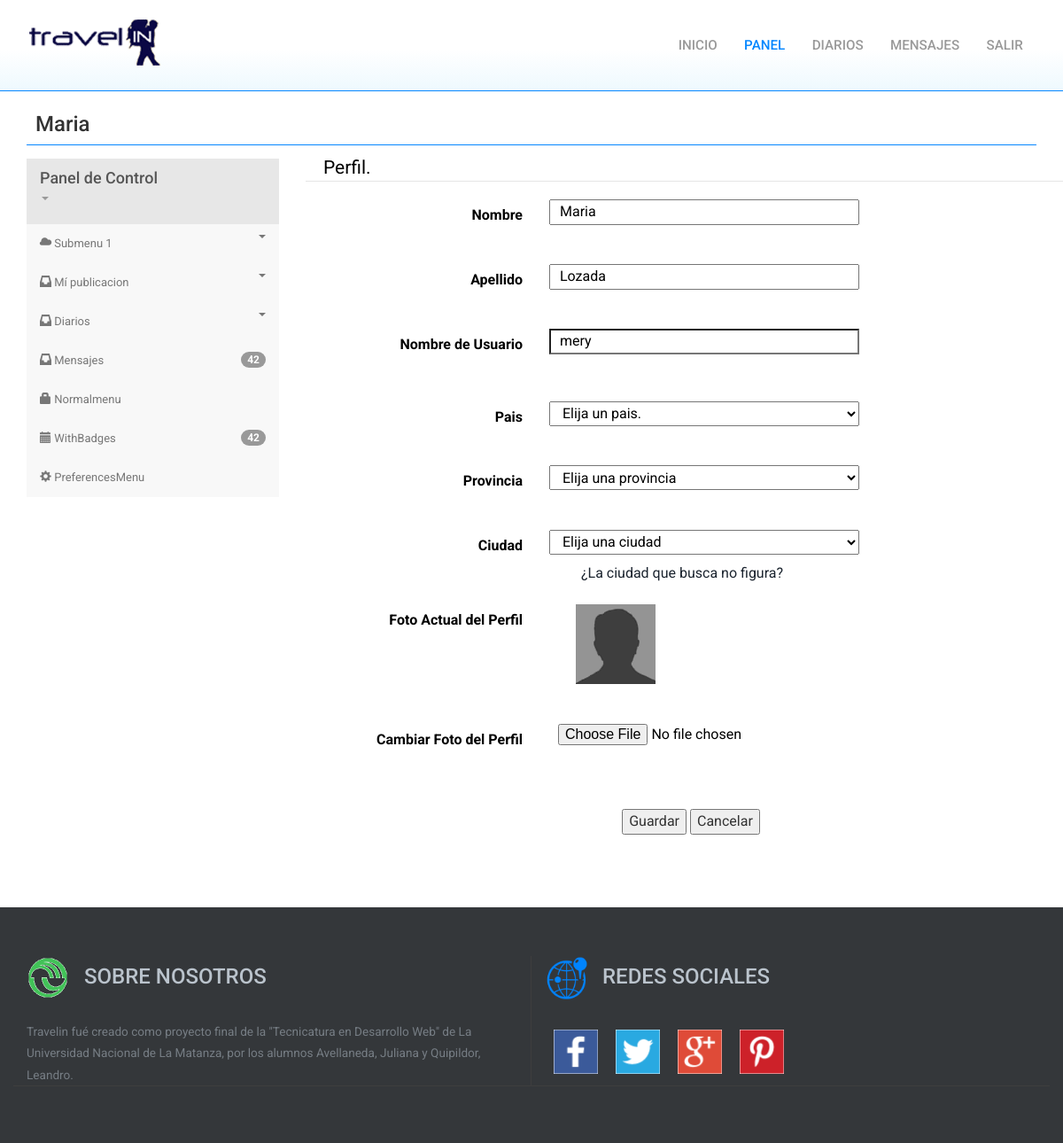
The page /perfilP.php (signed in) on the database its author committed.
### tables this page shows
CREATE TABLE IF NOT EXISTS `usuario` (
`idUsuario` int(11) NOT NULL,
  `nombre` varchar(40) NOT NULL,
  `apellido` varchar(40) DEFAULT NULL,
  `email` varchar(50) NOT NULL,
  `password` varchar(80) NOT NULL,
  `nick` varchar(15) DEFAULT NULL,
  `idCiudad` int(11) DEFAULT NULL,
  `nombreFotoPerfil` varchar(80) DEFAULT NULL
);

### coneccion.php (called while the page is built, shortened)
<?php
		class Conexion{
			var $host;
			var $usuario;
			var $contrasena;
			var $baseDatos;
			function Conexion(){
				$this->host="localhost";
				$this->usuario="root";
				$this->contrasena="";
				$this->baseDatos="travelin2";
			}
			function conectarse(){
				$enlace = mysqli_connect($this->host, $this->usuario, $this->contrasena, $this->baseDatos);
				return($enlace);
			}
		}
?>

### perfilP.php (the view, shortened to what this page needs)
<!DOCTYPE HTML>
<html>
<head>
	<?php
		include 'coneccion.php';
		$db = new Conexion();
		if (isset($_SESSION['idUsuario']))
		{
			$idUsuario = $_SESSION['idUsuario'];
			}
		$sqlPerfil0 = 'SELECT * FROM usuario WHERE idUsuario='.$idUsuario;
		if(!($consultaPerfil0 = mysqli_query($db->conectarse(), $sqlPerfil0)))
		{
			echo('Ocurrio un error ejecutando el query de busqueda del perfil [' . mysqli_error() . ']');
		}else
			{
				$RsPerfil0 = mysqli_fetch_assoc($consultaPerfil0);
				$ciudad = $RsPerfil0['idCiudad'];
			}
		if(($ciudad != 0) && ($ciudad != 'NULL') && ($ciudad != ''))
		{
			$sqlPerfil1 = 'SELECT PA.id idPais, PR.id idProvincia, C.id idCiudad FROM pais PA INNER JOIN provincia PR ON PA.id = PR.idPais INNER JOIN ciudad C ON PR.id = C.idProvincia
							WHERE C.id ='.$ciudad;
			if(!($consultaPerfil1 = mysqli_query($db->conectarse(), $sqlPerfil1)))
			{
				echo('Ocurrio un error ejecutando el query de busqueda de ubicación [' . mysqli_error() . ']');
			}else
				{
					$RsPerfil1 = mysqli_fetch_assoc($consultaPerfil1);
					$ciudadP = $ciudad;
					$provinciaP = $RsPerfil1['idProvincia'];
					$paisP = $RsPerfil1['idPais'];
				}
		}else
			{
				$ciudadP = 0;
				$provinciaP = 0;
				$paisP = 0;
			}
	?>
	<link href="css/bootstrap.css" rel='stylesheet' type='text/css' />
	<link href="css/style.css" rel='stylesheet' type='text/css' />
						<link href="css/owl.carousel.css" rel="stylesheet">
		<link rel="stylesheet" href="colorbox.css" />
	<link href="css/menuVertical1.css" rel='stylesheet' type='text/css' />
</head>
	<body>
    	<div class="header">
     		<div class="container">
		 		<div class="logo">
					<a href="index.php"><img src="imagenes/seven_1.png" class="img-responsive" alt="Travel In"/></a>
		 		</div>
            	<nav class="top-nav">
					<ul class="top-nav">
<?php
	if(!(isset($_SESSION['idUsuario'])))
	{
		echo '		<script language="javascript">
						window.location="login.php"
					</script>';
	}else {
			echo '	<li class="page-scroll"><a href="index.php" class="scroll_">Inicio <span> </span></a></li>
					<li class="active"><a href="panel.php" class="scroll_">Panel<span> </span></a></li>
					<li class="page-scroll"><a href="diarios.php" class="scroll_">Diarios<span> </span></a></li>
					<li class="page-scroll"><a href="mensajes.php" class="scroll_">Mensajes<span> </span></a></li>
					<li class="page-scroll"><a href="logout.php" class="scroll_">Salir<span> </span></a></li>';
			}
?>
					</ul>
				</nav>
            	<div class="clearfix"></div>
	  		</div>
   		</div>
		<div class="main">
			<div class="featurelist2" id="news">
	   			<div class="container">
	   				<div class="contTitulo1">
						<h3><?php echo $_SESSION['nick']; ?></h3>
					</div>
					<div class="lineaSeparadora"></div>
					<div class="contCuerpoConMenu">
						<div class="row affix-row">
							<div class="col-sm-3 col-md-3 affix-sidebar">
								<div class="sidebar-nav">
									<div class="navbar navbar-default" role="navigation">
										<div class="navbar-collapse collapse sidebar-navbar-collapse">
											<ul class="nav navbar-nav" id="sidenav01">
												<li class="active">
													<a href="#" data-toggle="collapse" data-target="#toggleDemo0" data-parent="#sidenav01" class="collapsed">
														<h4>
														Panel de Control
														<br>
														<small> <span class="caret"></span></small>
														</h4>
													</a>
												</li>
												<li>
													<a href="#" data-toggle="collapse" data-target="#toggleDemo" data-parent="#sidenav01" class="collapsed">
														<span class="glyphicon glyphicon-cloud"></span> Submenu 1 <span class="caret pull-right"></span>
													</a>
												</li>
												<li><a href="#" data-toggle="collapse" data-target="#toggleMiPublic" data-parent="#sidenav01" class="collapsed">
														<span class="glyphicon glyphicon-inbox"></span> Mí publicacion <span class="caret pull-right"></span>
													</a>
												</li>
												<li>
													<a href="#" data-toggle="collapse" data-target="#toggleDemo2" data-parent="#sidenav01" class="collapsed">
														<span class="glyphicon glyphicon-inbox"></span> Diarios <span class="caret pull-right"></span>
													</a>
												</li>
												<li>
													<a href="#" data-toggle="collapse" data-target="#toggleDemo3" data-parent="#sidenav01" class="collapsed">
														<span class="glyphicon glyphicon-inbox"></span> Mensajes <span class="badge pull-right">42</span>
													</a>
												</li>
												<li><a href="#"><span class="glyphicon glyphicon-lock"></span> Normalmenu</a></li>
												<li><a href="#"><span class="glyphicon glyphicon-calendar"></span> WithBadges <span class="badge pull-right">42</span></a></li>
												<li><a href=""><span class="glyphicon glyphicon-cog"></span> PreferencesMenu</a></li>
											</ul>
										</div>
									</div>
								</div>
							</div>
							<div class="col-sm-9 col-md-9 affix-content">
								<div class="container">
									<div>
										<div id="contFormPublicacion" class="contFormulario1">
						   					<div id="agrupFormPublicacion" name="agrupFormPublicacion" class="contAgrupForm_">
									            <form class="form-horizontal" action="perfilC.php" method="post" enctype="multipart/form-data">
													<fieldset>
										                <legend id="tituloForm">Perfil.</legend>
										                <div class="form-group sep2">
										                	<div class="labelIzqFormP">
																<label class="control-label labelFormP" for="nombreU">Nombre</label>
															</div>
															<div class="elementFormP">
																<input type="text" id="nombreU" name="nombreU" value="<?php echo($RsPerfil0['nombre']); ?>" >
															</div>
										                </div>
										                <br>
										                <div class="form-group sep2">
										                	<div class="labelIzqFormP">
																<label class="control-label labelFormP" for="apellidoU">Apellido</label>
															</div>
															<div class="elementFormP">
																<input type="text" id="apellidoU" name="apellidoU" value="<?php
																													if($RsPerfil0['apellido'] != 'NULL') {
																														echo $RsPerfil0['apellido'];
																													} ?>" >
															</div>
										                </div>
										                <br>
										                <div class="form-group sep2">
										                	<div class="labelIzqFormP">
																<label class="control-label labelFormP" for="nickU">Nombre de Usuario</label>
															</div>
															<div class="elementFormP">
																<input class="txtSugerido_" type="text" id="nickU" name="nickU" value="<?php echo $RsPerfil0['nick']; ?>" onkeyup="sugerirUs(this.value)" >
										                    	<div class="contImgNick" id="txtHint"></div>
															</div>
										                </div>
										                <br>
														<div class="form-group sep2">
															<div class="labelIzqFormP">
																<label class="control-label labelFormP" for="ddlPaisP">Pais</label>
															</div>
															<div class="elementFormP">
																<select id="ddlPaisP" name="ddlPaisP" class="form-control_">
																	<?php
																		echo '<option value="0" ';
																		if($paisP == 0 || $paisP == '')
																		{
																			echo 'selected';
																		}
																		echo '>Elija un pais.</option>';
																	?>
																</select>
																<br>
															</div>
														</div>
														<br>
														<div class="form-group sep2">
															<div class="labelIzqFormP">
																<label class="control-label labelFormP" for="ddlProvinciaP">Provincia</label>
															</div>
															<div class="elementFormP">
																<select id="ddlProvinciaP" name="ddlProvinciaP" class="form-control_">
																	<?php
																		echo '<option value="0" ';
																		if($provinciaP == 0 || $provinciaP == '')
																		{
																			echo 'selected';
																		}
																		echo '>Elija una provincia</option>';
																	?>
																</select>
																<br>
															</div>
														</div>
														<br>
										                <div class="form-group sep2">
															<div class="labelIzqFormP">
																<label class="control-label labelFormP" for="ddlCiudadP">Ciudad</label>
															</div>
															<div class="elementFormP">
																<select id="ddlCiudadP" name="ddlCiudadP" class="form-control_">
																<?php
																		echo '<option value="0" ';
																		if($ciudadP == 0 || $ciudadP == '')
																		{
																			echo 'selected';
																		}
																		echo '>Elija una ciudad</option>';
																?>
																</select>
																<br>
																<div class="labelIzqFormP">
																	<label class="control-label labelFormC"></label>
																</div>
														    	<div class="linkNuevaCiudad2">
																	<a href="nuevaCiudad.php"> ¿La ciudad que busca no figura? </a>
																</div>
															</div>
										                </div>
										                <br>
														<div class="form-group sep2">
															<div class="labelIzqFormP">
																<label class="control-label labelFormP" for="fileFotoPerfilActual">Foto Actual del Perfil</label>
															</div>
															<div class="elementFormP">
																<div class="contFotoP">
																	<div class="fotoP">
																		<img src="<?php
																						$foto = $RsPerfil0['nombreFotoPerfil'];
																						if(($foto == '') || ($foto == 'NULL'))
																						{
																							echo ('imagenes/imgPerfil/no_avatar.gif');
																						}else
																							{
																								echo 'imagenes/imgPerfil/'.$foto;
																							}
																					?>" id="imgFotoActual" name="imgFotoActual">
																	</div>
																</div>
															</div>
														</div>
														<br><br>
														<div class="form-group sep2">
															<div class="labelIzqFormP">
																<label class="control-label labelFormP" for="fileFotoPerfil">Cambiar Foto del Perfil</label>
															</div>
															<div class="elementFormP">
																<input id="fileFotoPerfil" name="fileFotoPerfil" type="file">
															</div>
														</div>
														<br><br>
										                <div class="pull-centro">
										                	<input type="submit" id="btnPerfil" name="btnPerfil" value="Guardar" >
															<input type="reset" id="btnCancelar" name="btnCancelar" value="Cancelar" >
										                </div>
										                <br>
													</fieldset>
												</form>
											</div>
										</div>
									</div>
								</div>
							</div>
						</div>
					</div>
				</div>
			</div>
		</div>
		<div class="footer" id="contact">
			<div class="container containerPie">
				<div class="row footer-top">
		   			<div class="col-md-6 footer_grid">
		   				<h3 class="m_13"><img class="imgGloboRed" src="imagenes/logoUnlam.png"><div class="titJuntoLogo">Sobre nosotros</div></h3>
						<p class="m_14">Travelin fué creado como proyecto final de la "Tecnicatura en Desarrollo Web" de La Universidad Nacional de La Matanza,
							por los alumnos Avellaneda, Juliana y Quipildor, Leandro.</p>
		   			</div>
	   			<div class="col-md-6 footer_grid">
		   			<h3 class="m_13"><img class="imgGloboRed" src="imagenes/world.png"><div class="titJuntoLogo">Redes Sociales</div></h3>
						<p class="m_14">
						<div id="contImgRedes">
							<div>
								<a href="#"><img class="logoRedes" src="imagenes/logoFace1.png"></a>
								<a href="#"><img class="logoRedes" src="imagenes/logoTwitter1.png"></a>
								<a href="#"><img class="logoRedes" src="imagenes/logoGoo1.png"></a>
								<a href="#"><img class="logoRedes" src="imagenes/logoPint1.png"></a>
							</div>
						</div>
						</p>
	   			</div>
	   		</div>
	   		<div class="footer_bottom">
		    	</div>
	   	</div>
	   </div>
	</body>
</html>

### rows shown on the page
usuario: nombreU "Maria", apellidoU "Lozada", nickU "mery"

### other values the page prints
$_SESSION['nick'] "Maria"
